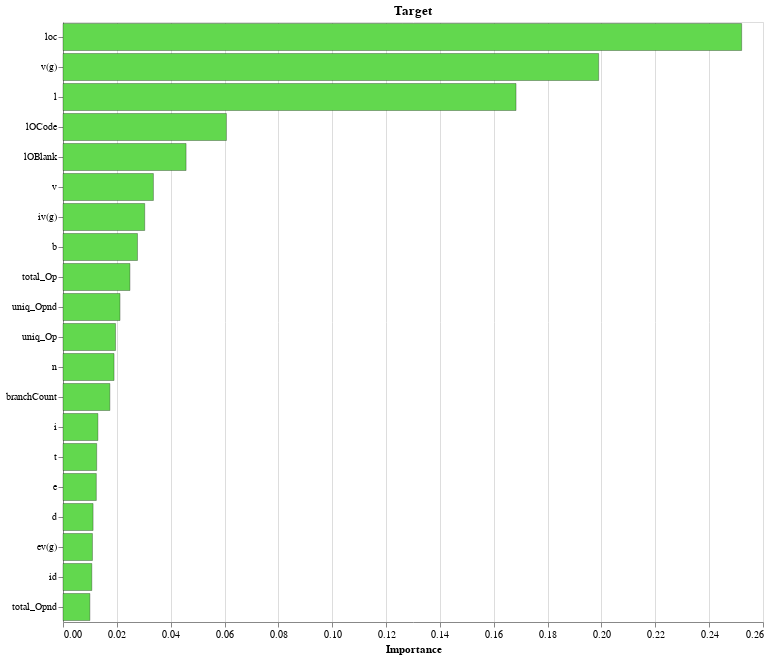

Write notebook code for a chart like this one.
### Code cell
#Step 9 : Feature Importance 

feature_names = X.columns

df_feature_importances = pd.DataFrame({'Feature': feature_names, 'Importance': feature_importances})
df_feature_importances=df_feature_importances[(abs(df_feature_importances["Importance"])>0)]
df_feature_importances


chartDtree = alt.Chart(df_feature_importances).mark_bar().encode(
    x=alt.X('Importance'),
    y=alt.Y('Feature', sort='-x',axis=alt.Axis(labelLimit=800)),
    # color=alt.Color('Importance', scale=alt.Scale(color=custom_colors)),
    color=alt.value('#62D84E'),
    tooltip=['Feature','Importance']
).properties(
    title='Target',
    width=700,
    height=600)
chartDtree = chartDtree.configure_axisY(
    title=None  # Set title to None to hide the y-axis label
).configure_mark(
    strokeWidth=0.3,  # Set the width of the border
    stroke='black'  # Set the color of the border
)
chartDtree

### Figure 1 — Vega-Lite specification as saved in the notebook (floating-point values rounded to 4 significant figures)
{"config": {"view": {"continuousWidth": 300, "continuousHeight": 300}, "axisY": {"title": null}, "mark": {"stroke": "black", "strokeWidth": 0.3}}, "data": {"name": "data-0b6c45bde0e549b46bf7dbdee2363e2d"}, "mark": {"type": "bar"}, "encoding": {"color": {"value": "#62D84E"}, "tooltip": [{"field": "Feature", "type": "nominal"}, {"field": "Importance", "type": "quantitative"}], "x": {"field": "Importance", "type": "quantitative"}, "y": {"axis": {"labelLimit": 800}, "field": "Feature", "sort": "-x", "type": "nominal"}}, "height": 600, "title": "Target", "width": 700, "$schema": "https://vega.github.io/schema/vega-lite/v5.8.0.json", "datasets": {"data-0b6c45bde0e549b46bf7dbdee2363e2d": [{"Feature": "t", "Importance": 0.01252}, {"Feature": "iv(g)", "Importance": 0.03036}, {"Feature": "loc", "Importance": 0.2521}, {"Feature": "uniq_Opnd", "Importance": 0.02118}, {"Feature": "total_Op", "Importance": 0.02487}, {"Feature": "branchCount", "Importance": 0.01742}, {"Feature": "e", "Importance": 0.01238}, {"Feature": "ev(g)", "Importance": 0.01094}, {"Feature": "lOCode", "Importance": 0.06071}, {"Feature": "n", "Importance": 0.01896}, {"Feature": "i", "Importance": 0.01297}, {"Feature": "lOBlank", "Importance": 0.04572}, {"Feature": "v(g)", "Importance": 0.199}, {"Feature": "l", "Importance": 0.1683}, {"Feature": "b", "Importance": 0.02767}, {"Feature": "id", "Importance": 0.01071}, {"Feature": "total_Opnd", "Importance": 0.009994}, {"Feature": "uniq_Op", "Importance": 0.01952}, {"Feature": "v", "Importance": 0.03359}, {"Feature": "d", "Importance": 0.01118}]}}
